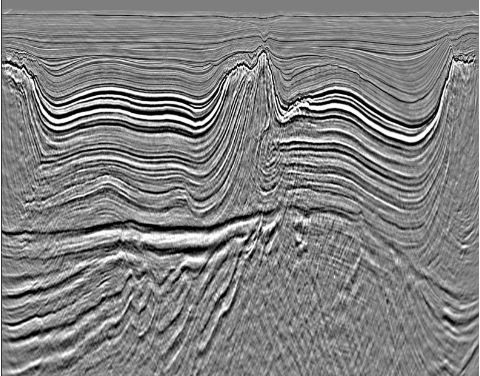
#> input picture seismic/s01.jpg, 480 x 376 px
$ python dip_field_edge.py
#> lines starting #> are read from the running program, lines starting #| are printed output that depends on the picture
# %%
####
import cv2
import numpy as np
import matplotlib.pyplot as plt

# Load the image
image_path = 'seismic/s01.jpg'
image = cv2.imread(image_path, cv2.IMREAD_GRAYSCALE)
#> image is the input picture: shape (376, 480); min 0, max 255, mean 129

# Edge Detection using Canny
edges = cv2.Canny(image, threshold1=100, threshold2=200)
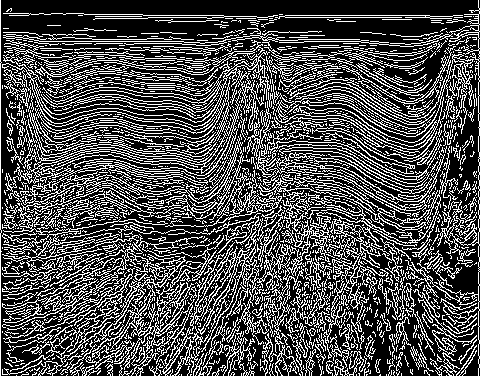
#> edges: shape (376, 480); 30.6% white in thin lines or dots

# Detect line segments with HoughLinesP
lines = cv2.HoughLinesP(edges, 1, np.pi/180, threshold=50, minLineLength=50, maxLineGap=10)
#> lines = 776 rows, first 6: [0, 375, 0, 0], [12, 373, 205, 180], [144, 33, 365, 254], [225, 227, 416, 36], [136, 36, 420, 320], [198, 206, 366, 374]

# Filter for significant long edges by setting a minimum line length
min_line_length = 100  # Set your minimum line length here

# Draw the filtered long lines on a copy of the original image for visualization
image_with_lines = cv2.cvtColor(image, cv2.COLOR_GRAY2BGR)
if lines is not None:
    for line in lines:
        x1, y1, x2, y2 = line[0]
        line_length = np.sqrt((x2 - x1) ** 2 + (y2 - y1) ** 2)
        if line_length > min_line_length:
            cv2.line(image_with_lines, (x1, y1), (x2, y2), (0, 255, 0), 2)
#> this loop made 776 passes
#> (x1, y1, x2, y2, line_length) on passes 1 to 3: (0, 375, 0, 0, 375), (12, 373, 205, 180, 272.9), (144, 33, 365, 254, 312.5)
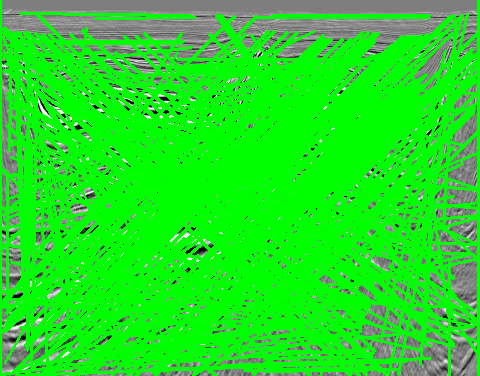
#> image_with_lines: shape (376, 480, 3); mean B, G, R 32.8, 223.2, 32.8

# Display the original image with significant long edges overlaid
plt.figure(figsize=(10, 6))
plt.imshow(cv2.cvtColor(image_with_lines, cv2.COLOR_BGR2RGB))
plt.title('Significant Long Edges')
plt.axis('off')
plt.show()


# %%

$ run again, with seismic/s02.jpg copied over seismic/s01.jpg
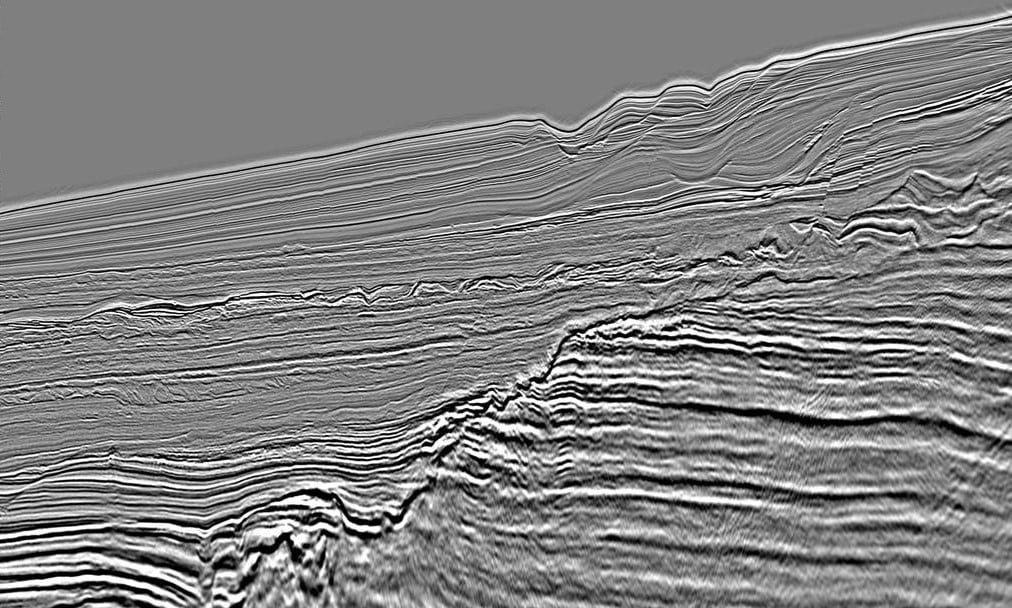
#> input picture seismic/s02.jpg, 1012 x 608 px
#> image is the input picture: shape (608, 1012); min 0, max 255, mean 129.1
#> `edges = cv2.Canny(image, threshold1=100, threshold2=200)`:
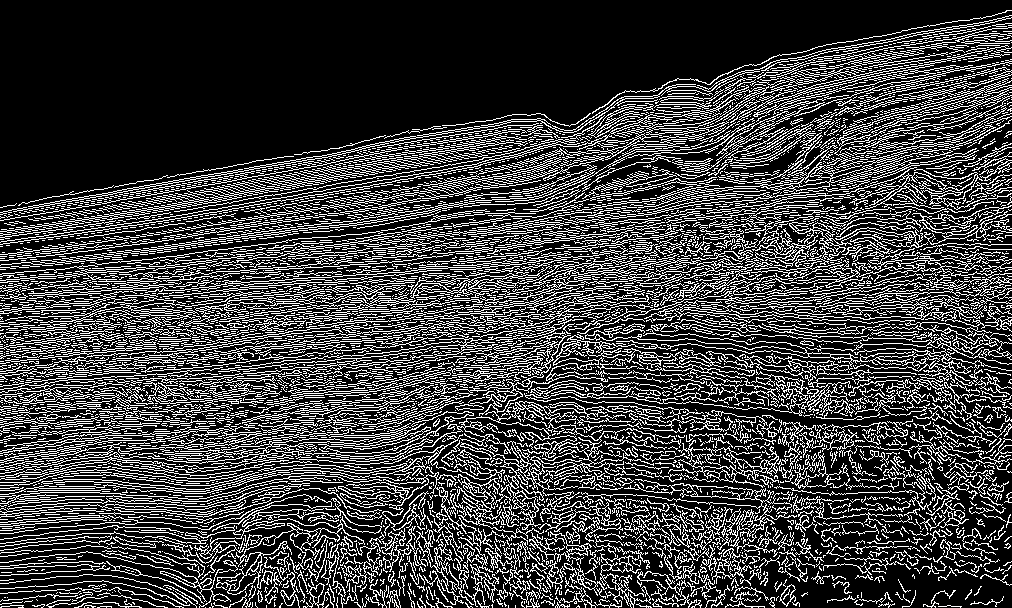
#> edges: shape (608, 1012); 24.8% white in thin lines or dots
#> lines = 1724 rows, first 6: [364, 370, 667, 248], [350, 319, 603, 270], [599, 327, 962, 173], [711, 390, 845, 401], [399, 199, 482, 176], [636, 135, 781, 90]
#> the loop `for line in lines:` made 1724 passes
#> (x1, y1, x2, y2, line_length) on passes 1 to 3: (364, 370, 667, 248, 326.6), (350, 319, 603, 270, 257.7), (599, 327, 962, 173, 394.3)
#> after the loop `for line in lines:`:
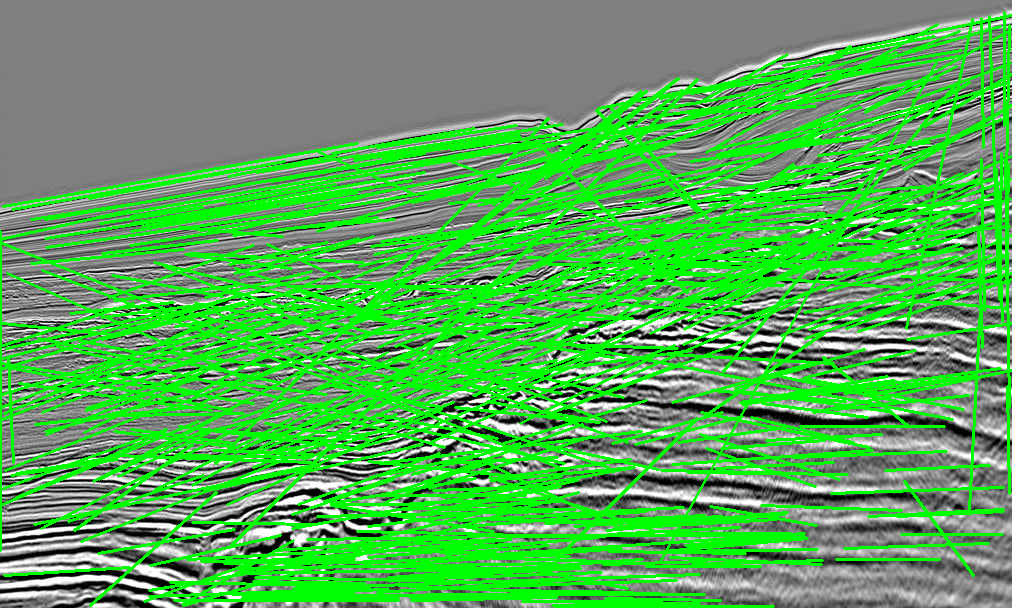
#> image_with_lines: shape (608, 1012, 3); mean B, G, R 84.4, 172.4, 84.4

$ run again, with seismic/s02_sm.jpg copied over seismic/s01.jpg
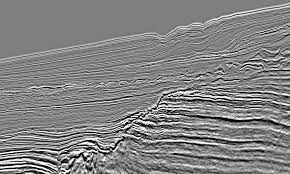
#> input picture seismic/s02_sm.jpg, 290 x 174 px
#> image is the input picture: shape (174, 290); min 0, max 255, mean 131.2
#> `edges = cv2.Canny(image, threshold1=100, threshold2=200)`:
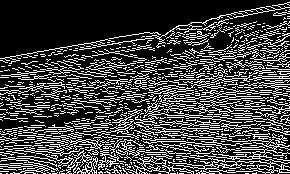
#> edges: shape (174, 290); 26.4% white in thin lines or dots
#> lines = 141 rows, first 6: [55, 140, 186, 158], [0, 58, 149, 32], [44, 92, 289, 167], [231, 106, 287, 93], [23, 168, 235, 172], [9, 86, 114, 91]
#> the loop `for line in lines:` made 141 passes
#> (x1, y1, x2, y2, line_length) on passes 1 to 8: (55, 140, 186, 158, 132.2), (0, 58, 149, 32, 151.3), (44, 92, 289, 167, 256.2), (231, 106, 287, 93, 57.49), (23, 168, 235, 172, 212), (9, 86, 114, 91, 105.1), (8, 75, 63, 81, 55.33), (33, 165, 284, 165, 251)
#> after the loop `for line in lines:`:
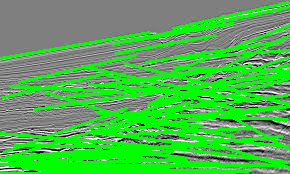
#> image_with_lines: shape (174, 290, 3); mean B, G, R 81.1, 177.9, 81.1
